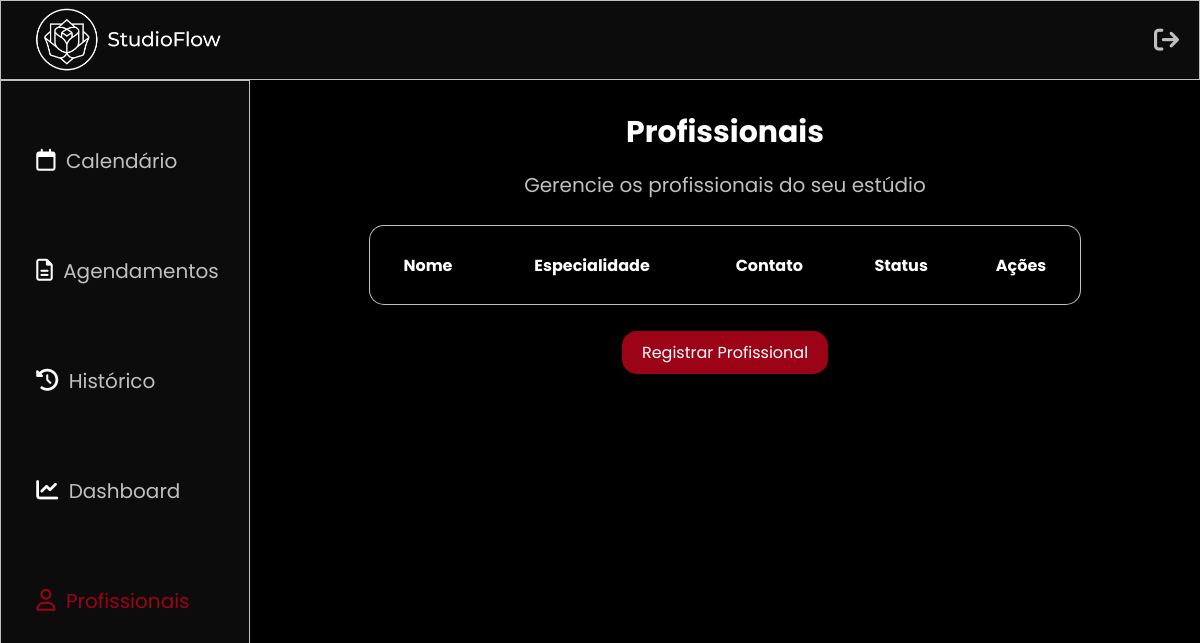
/frontend/admin/profissionais.php, run on an earlier commit of the app's database.
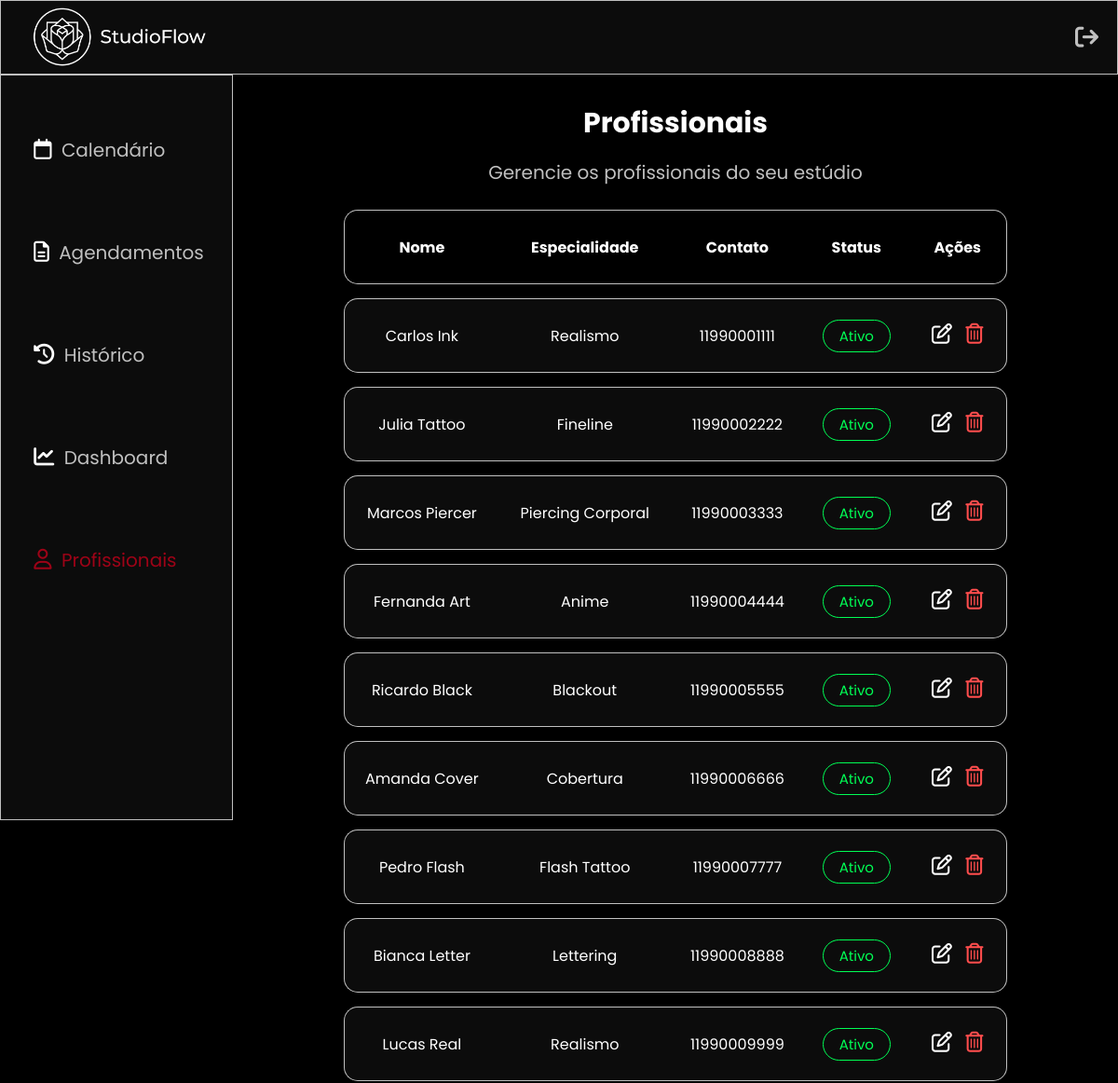
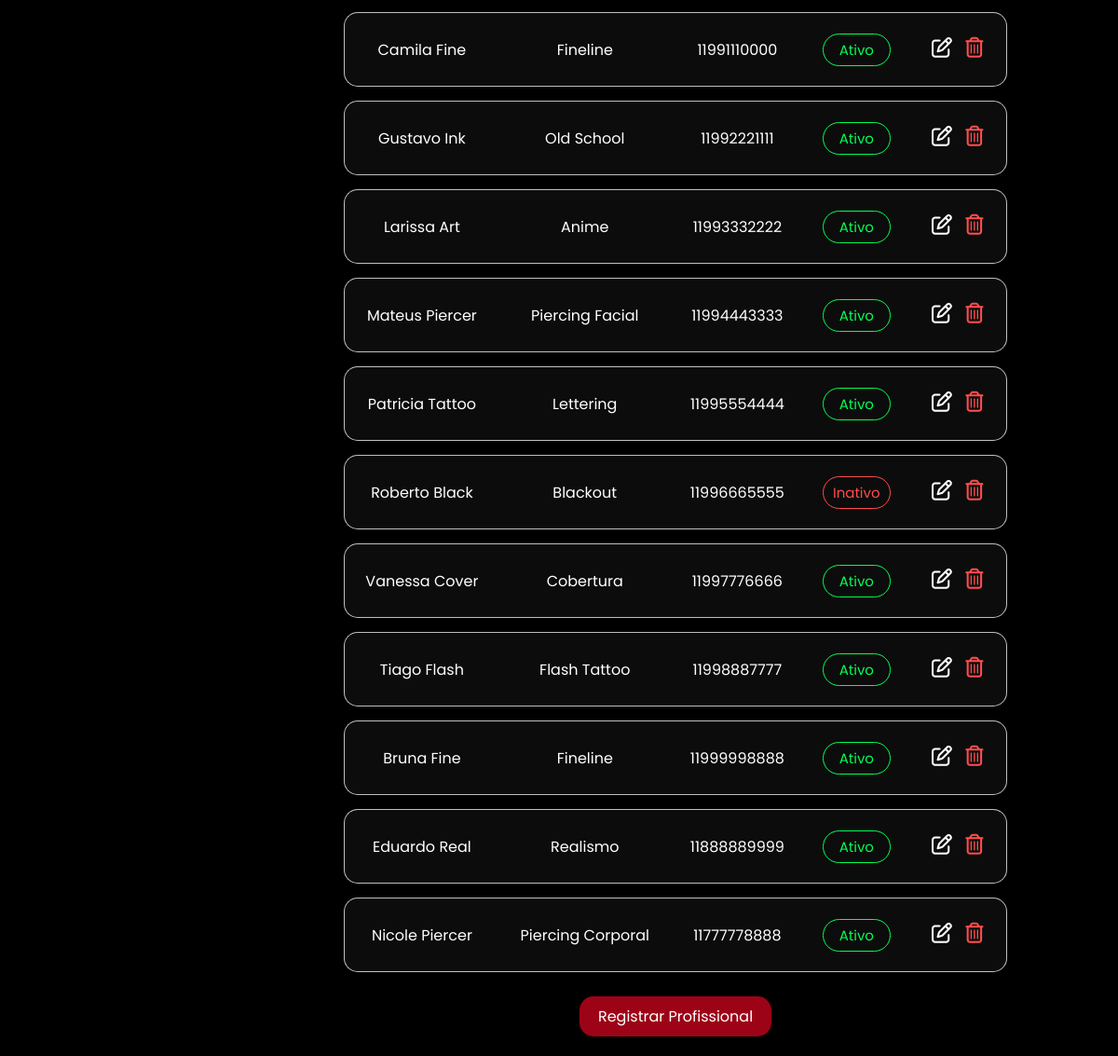
And on a later commit of the database (2 pictures, top to bottom).
### tables this page shows
CREATE TABLE profissional (
    id_profissional INT AUTO_INCREMENT PRIMARY KEY,
    nome VARCHAR(100) NOT NULL,
    contato_prof VARCHAR(11) NOT NULL,
    email VARCHAR(100) NOT NULL UNIQUE,
    senha VARCHAR(255) NOT NULL,
    especialidade VARCHAR(255) NOT NULL,
    status_profissional ENUM('ativo', 'inativo') DEFAULT 'ativo'
);

### frontend/admin/profissionais.php (the view, shortened to what this page needs)
<?php require_once '../../backend/conexao.php';
$sql = "SELECT
       profissional.id_profissional,
       profissional.nome,
       profissional.contato_prof,
       profissional.especialidade,
       profissional.status_profissional
       FROM profissional";
$stmt = $pdo->prepare($sql);
$stmt->execute();
?>
<!DOCTYPE html>
<html lang="en">
<head>
    <link rel="stylesheet" href="../../assets/css/admin.css">
    <link rel="stylesheet" href="https://cdnjs.cloudflare.com/ajax/libs/font-awesome/6.5.0/css/all.min.css">
</head>
<body>
    <header>
        <nav class="topbar">
            <a href="../index.php"><img src="../../assets/img/logo/logo-white.png" alt="StudioFlow" class="logo"></a>
            <a href="../login.php" class="logout"><i class="fa-solid fa-arrow-right-from-bracket"></i></a>
        </nav>
    </header>
    <aside>
        <nav class="sidebar">
            <div class="nav-links">
                <a href="calendario.php"><i class="fa-regular fa-calendar icon"></i> Calendário</a>
                <a href="agendamentos.php"><i class="fa-regular fa-file-lines icon"></i> Agendamentos</a>
                <a href="historico.php"><i class="fa-solid fa-clock-rotate-left icon"></i> Histórico</a>
                <a href="dashboard.php"><i class="fa-solid fa-chart-line icon"></i> Dashboard</a>
                <a href="profissionais.php" style="color: var(--red);"><i class="fa-regular fa-user icon" style="color: var(--red);"></i> Profissionais</a>
            </div>
        </nav>
    </aside>
    <main>
        <h2>Profissionais</h2>
        <p>Gerencie os profissionais do seu estúdio</p>
        <table>
            <thead>
                <tr>
                    <th>Nome</th>
                    <th>Especialidade</th>
                    <th>Contato</th>
                    <th>Status</th>
                    <th>Ações</th>
                </tr>
            </thead>
            <tbody>
          <?php while($row = $stmt->fetch()) { ?>
            <tr>
              <td><?php echo htmlspecialchars($row['nome']); ?></td>
              <td><?php echo ucwords(str_replace('_', ' ', htmlspecialchars($row['especialidade']))); ?></td>
              <td><?php echo htmlspecialchars($row['contato_prof']); ?></td>
              <td>
              <select name="status" class="status <?php echo $row['status_profissional']; ?>" data-id="<?php echo $row['id_profissional']; ?>">
              <option value="ativo" <?php if($row['status_profissional'] == 'ativo') echo 'selected'; ?> class="ativo">Ativo</option>
              <option value="inativo" <?php if($row['status_profissional'] == 'inativo') echo 'selected'; ?> class="inativo">Inativo</option>
            </select>
            </td>
            <td>
            <a href="editar-profissional.php?id=<?php echo $row['id_profissional']; ?>"><i class="fa-regular fa-pen-to-square icon"></i></a>
            <a href="../../backend/atualizar-status.php?excluir_profissional=<?php echo $row['id_profissional']; ?>" onclick="return confirm('Deseja realmente excluir este profissional?')">
            <i class="fa-regular fa-trash-can icon" style="color: var(--cancel);"></i></a>
            </td>
            </tr>
            <?php } ?>
          </tbody>
        </table>
        <a href="../cadastro.php" class="btn">Registrar Profissional</a>
</main>
</body>
</html>

What changed in the data, as far as the page shows it:
added profissional: nome "Carlos Ink", especialidade "Realismo", contato_prof "11990001111", status "Ativo"
added profissional: nome "Julia Tattoo", especialidade "Fineline", contato_prof "11990002222", status "Ativo"
added profissional: nome "Marcos Piercer", especialidade "Piercing Corporal", contato_prof "11990003333", status "Ativo"
added profissional: nome "Fernanda Art", especialidade "Anime", contato_prof "11990004444", status "Ativo"
added profissional: nome "Ricardo Black", especialidade "Blackout", contato_prof "11990005555", status "Ativo"
added profissional: nome "Amanda Cover", especialidade "Cobertura", contato_prof "11990006666", status "Ativo"
added profissional: nome "Pedro Flash", especialidade "Flash Tattoo", contato_prof "11990007777", status "Ativo"
added profissional: nome "Bianca Letter", especialidade "Lettering", contato_prof "11990008888", status "Ativo"
added profissional: nome "Lucas Real", especialidade "Realismo", contato_prof "11990009999", status "Ativo"
added profissional: nome "Camila Fine", especialidade "Fineline", contato_prof "11991110000", status "Ativo"
added profissional: nome "Gustavo Ink", especialidade "Old School", contato_prof "11992221111", status "Ativo"
added profissional: nome "Larissa Art", especialidade "Anime", contato_prof "11993332222", status "Ativo"
added profissional: nome "Mateus Piercer", especialidade "Piercing Facial", contato_prof "11994443333", status "Ativo"
added profissional: nome "Patricia Tattoo", especialidade "Lettering", contato_prof "11995554444", status "Ativo"
added profissional: nome "Roberto Black", especialidade "Blackout", contato_prof "11996665555", status "Inativo"
added profissional: nome "Vanessa Cover", especialidade "Cobertura", contato_prof "11997776666", status "Ativo"
added profissional: nome "Tiago Flash", especialidade "Flash Tattoo", contato_prof "11998887777", status "Ativo"
added profissional: nome "Bruna Fine", especialidade "Fineline", contato_prof "11999998888", status "Ativo"
added profissional: nome "Eduardo Real", especialidade "Realismo", contato_prof "11888889999", status "Ativo"
added profissional: nome "Nicole Piercer", especialidade "Piercing Corporal", contato_prof "11777778888", status "Ativo"
